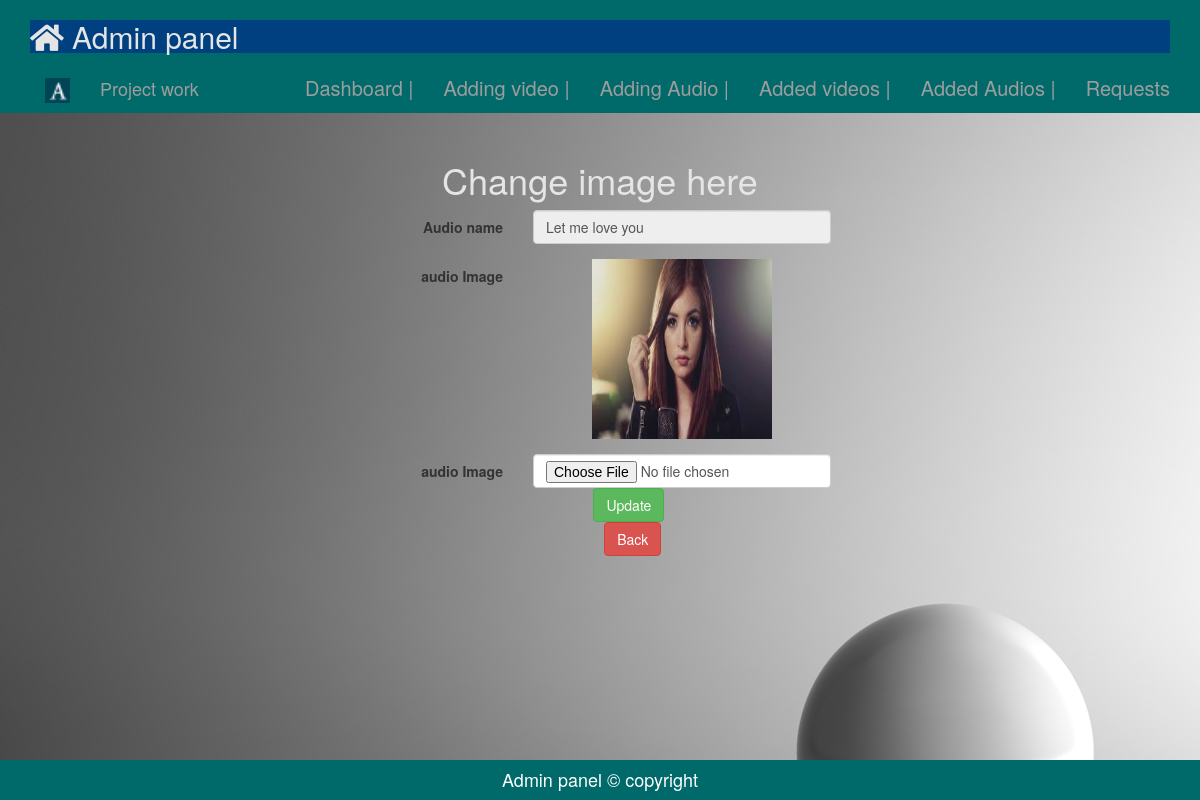
Page /admin/bootadmin/chng_audio_img.php?chngimg=1 on the committed database.
### tables this page shows
CREATE TABLE `audio` (
  `id` int(11) NOT NULL,
  `language` varchar(255) NOT NULL,
  `album` varchar(255) NOT NULL,
  `audio_name` varchar(255) NOT NULL,
  `audio_file` varchar(255) NOT NULL,
  `audio_img` varchar(255) NOT NULL,
  `singer_name` varchar(255) NOT NULL,
  `label_name` varchar(255) NOT NULL,
  `label_image` varchar(255) NOT NULL,
  `description` varchar(255) NOT NULL
);

### admin/bootadmin/chng_audio_img.php (the view, shortened to what this page needs)
<?php
include("comman/bootheader.php");
?>
<?php
require('comman/connect.php');
?>
 <?php
 $dir="upload_audioimg/";
 $id=$_REQUEST['chngimg'];
 $fech="select * from audio where id='$id'";
 $sql=mysqli_query($conn,$fech);
 $row=mysqli_fetch_array($sql,MYSQLI_ASSOC);
 ?>
 <br><br><br><br><br><br><br>
<div class="row" >
<center>
<h1 style="color:#e5e5e5;">Change image here</h1>
<form class="form-horizontal" method="post" enctype="multipart/form-data">
	 <div class="form-group">
      <label class="control-label col-sm-4">Audio name</label>
      <div class="col-sm-8">
        <input type="name" class="form-control" name="aname" value="<?php echo $row['audio_name'];?>" readonly>
      </div>
    </div>
	<div class="form-group">
      <label class="control-label col-sm-4">audio Image</label>
      <img src="<?php echo $dir.$row['audio_img'];?>" height="180" width="180">
    </div>
	<div class="form-group">
      <label class="control-label col-sm-4">audio Image</label>
      <div class="col-sm-8">
        <input type="file" class="form-control" name="aimg" required>
      </div><br>
    <div class="form-group">
      <div class="col-sm-offset-4 col-sm-8">
        <button name="submit" class="btn btn-success btn-left">Update</button>&nbsp;&nbsp;
		 <button class="btn btn-danger btn-right">Back</button>
      </div>
	  </div>
  </form>
</center>
</div>
<?php
include('comman/bootfooter.php');
?>

### admin/bootadmin/css/admin.css (style rules this page uses)
.form-group { width:40%; }

### rows in the picture
audio: aname "Let me love you", audio_img (picture)
